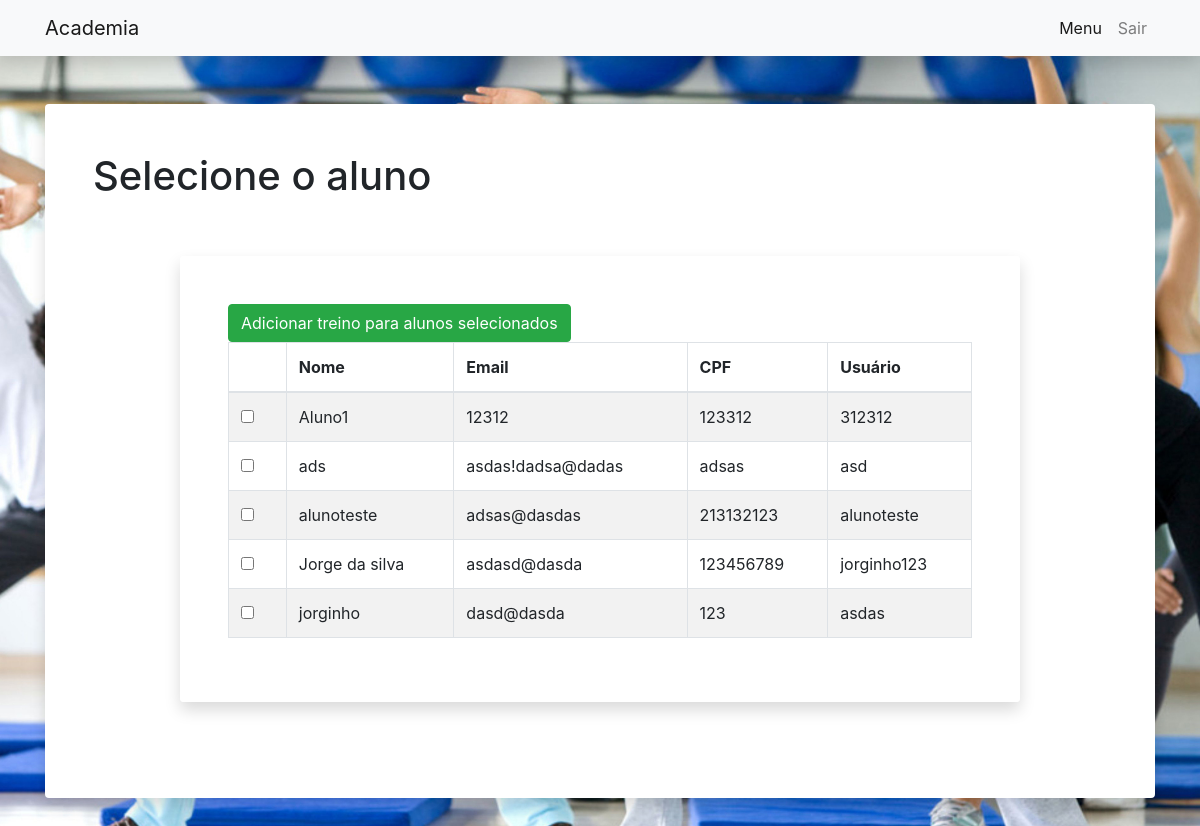
Page /professor/lista_alunos/ on the earlier database version.
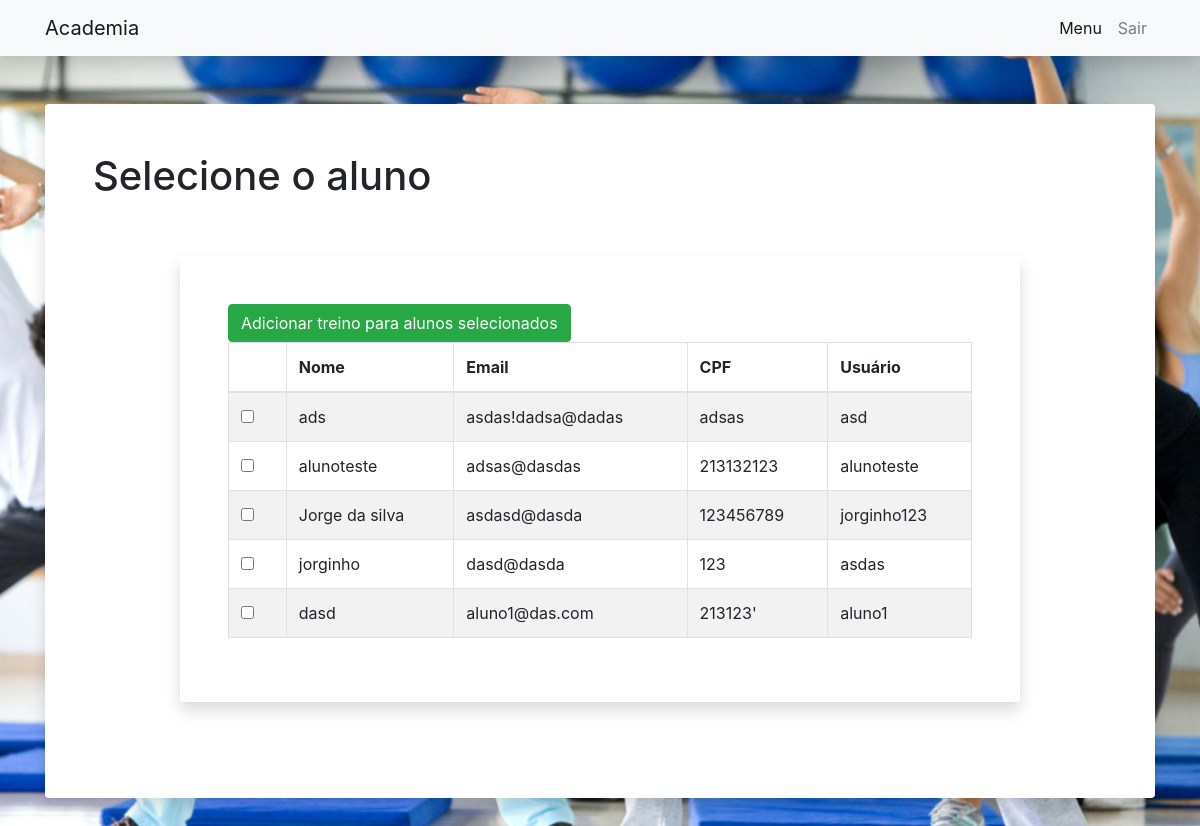
Same page on the later database version.
### aluno/models.py (models this page shows, shortened)
class Aluno(models.Model):
    nome = models.CharField(max_length=100)
    CPF = models.CharField(max_length=100)
    identidade = models.CharField(max_length=100)
    nascimento = models.CharField(max_length=20)
    n_cartao = models.CharField(max_length=100)
    bandeira = models.CharField(max_length=100)
    cartao_nome = models.CharField(max_length=100)
    usuario = models.CharField(max_length=100)
    email = models.CharField(max_length=100)
    password = models.CharField(max_length=100)
    planos = models.ManyToManyField(Plano,default=None)
    treino = models.ManyToManyField(Treino,default=None)
    exame = models.ManyToManyField(Exame,default=None)

### professor/views.py (the view, shortened to what this page needs)
# urls.py: path('lista_alunos/',views.lista_alunos,name='medico-lista_alunos'),
def lista_alunos(request):
    alunos = Aluno.objects.filter()
    context = {
        "alunos": alunos,
    }
    return render(request,'professor/lista_alunos.html',context)

### professor/templates/professor/lista_alunos.html (shortened to what this page needs)
{% extends "professor/usuario_logado.html" %}
{% load static %}
{% block styles %}
<link rel="stylesheet" href="{% static '/secretario/styles/aula_perfil.css' %}">
{% endblock styles %}
{% block content %}
<div class="container">
    <div class="card border-0 shadow my-5">
        <div class="card-body p-5">
            <div>
                <p class="h1">Selecione o aluno</p>
                <div class="row py-5">
                    <div class="col-lg-10 mx-auto">
                        <div class="card rounded shadow border-0">
                            <div class="card-body p-5 bg-white rounded">
                                <div class="table-responsive">
                                    <table id="alunos" style="width:100%" class="table table-striped table-bordered">
                                        <thead>
                                            <tr>
                                                <th></th>
                                                <th>Nome</th>
                                                <th>Email</th>
                                                <th>CPF</th>
                                                <th>Usuário</th>
                                            </tr>
                                        </thead>
                                        <tbody>
                                            <form method="POST">
                                                {% for aluno in alunos %}
                                                <tr>
                                                    <td>
                                                        <div class="form-group form-check">
                                                            <input type="checkbox" class="form-check-input"
                                                                name={{aluno.id}}>
                                                        </div>
                                                    </td>
                                                    <td>{{aluno.nome}}</td>
                                                    <td>{{aluno.email}}</td>
                                                    <td>{{aluno.CPF}}</td>
                                                    <td>{{aluno.usuario}}</td>
                                                </tr>
                                                {% endfor %}
                                                <button class="btn btn-success" type="submit" value="alunos">Adicionar treino para alunos selecionados</button>
                                            </form>
                                        </tbody>
                                    </table>
                                </div>
                            </div>
                        </div>
                    </div>
                </div>
            </div>
        </div>
    </div>
</div>
{% endblock content %}

### professor/templates/professor/usuario_logado.html (shortened to what this page needs)
<!DOCTYPE html>
<html lang="en">
<head>
    <link rel="stylesheet" href="https://stackpath.bootstrapcdn.com/bootstrap/4.4.1/css/bootstrap.min.css">
    {% block styles %}{% endblock %}
</head>
<body>
    <nav class="navbar navbar-expand-lg navbar-light bg-light shadow static-top">
        <div class="container">
            <a class="navbar-brand" href="/professor/home">Academia</a>
            <div class="collapse navbar-collapse" id="navbarResponsive">
                <ul class="navbar-nav ml-auto">
                    <li class="nav-item active">
                        <a class="nav-link" href="/professor/home">Menu
                        </a>
                    </li>
                    <li class="nav-item">
                        <a class="nav-link" href="../../../home/">Sair</a>
                    </li>
                </ul>
            </div>
        </div>
    </nav>
    {% block content %}{% endblock %}
</body>
</html>

### assets/secretario/styles/aula_perfil.css (style rules this page uses)
body { background: url('../images/alunos.jpg') no-repeat center center fixed; -webkit-background-size: cover; -moz-background-size: cover; background-size: cover; -o-background-size: cover; }

Differences in the rows shown:
removed Aluno: nome "Aluno1", email "12312", CPF "123312", usuario "312312"
added Aluno: nome "dasd", email "aluno1@das.com", CPF "213123'", usuario "aluno1"
